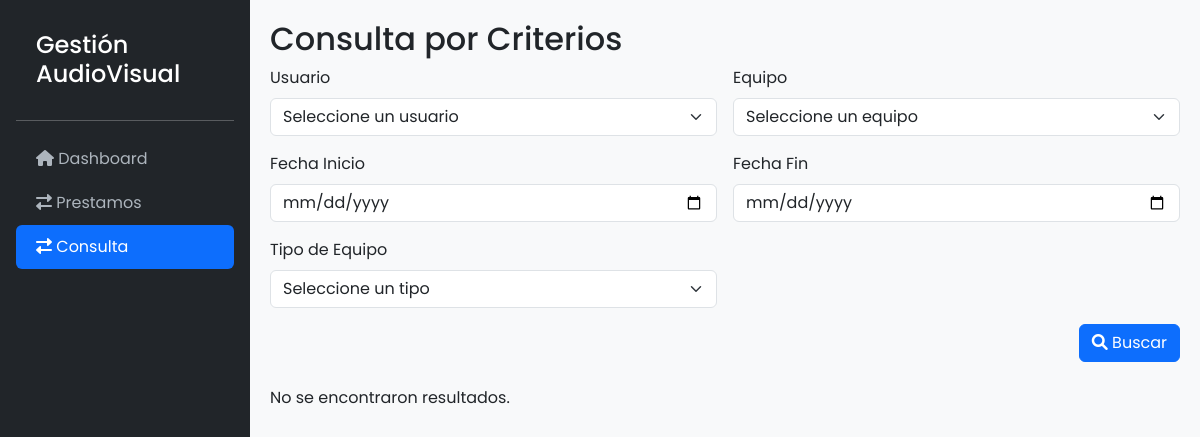
Page /consulta/ on the earlier database version.
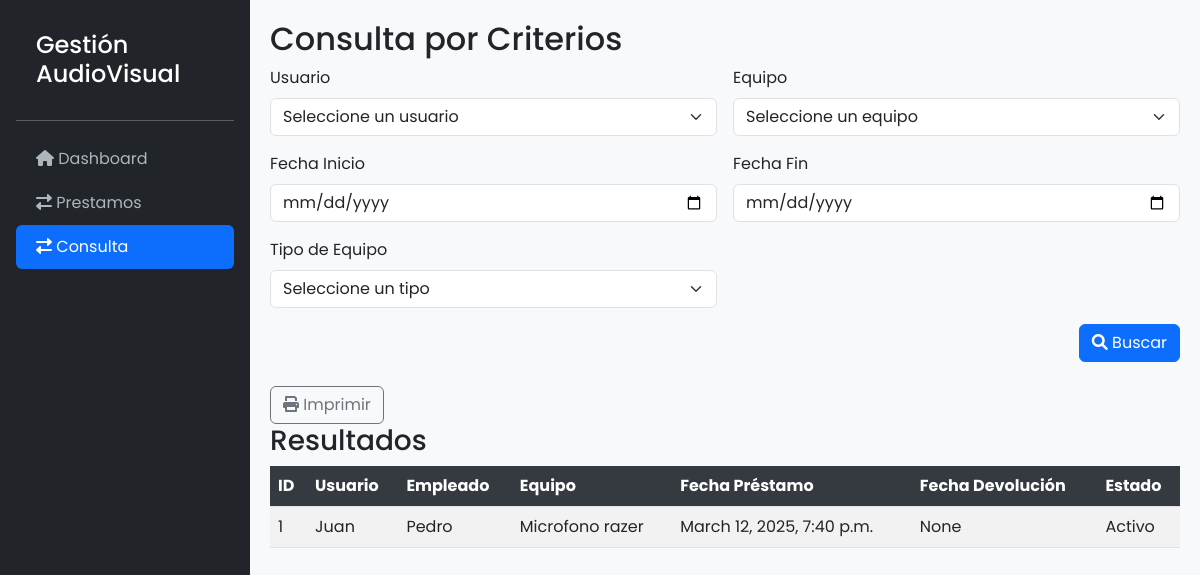
Same page on the later database version.
### GestionAudiovisualApp/models.py (models this page shows, shortened)
class Prestamo(models.Model):
    empleado            = models.ForeignKey(Empleado, on_delete=models.CASCADE)
    equipo              = models.ForeignKey(Equipo, on_delete=models.CASCADE)
    usuario             = models.ForeignKey(Usuario, on_delete=models.CASCADE)
    fecha_prestamo      = models.DateTimeField(null=True, blank=True)
    fecha_devolucion    = models.DateTimeField(null=True, blank=True)
    comentario          = models.TextField(null=True, blank=True)
    estado              = models.BooleanField(default=True)

class Usuario(AbstractBaseUser, PermissionsMixin):
    nombre = models.CharField(max_length=100, unique=True)
    cedula = models.CharField(max_length=11, unique=True)
    numero_carnet = models.CharField(max_length=20)
    tipo_usuario = models.CharField(max_length=50, choices=[('Profesor', 'Profesor'), ('Estudiante', 'Estudiante'), ('Empleado', 'Empleado')])
    tipo_persona = models.CharField(max_length=20, choices=[('Física', 'Física'), ('Jurídica', 'Jurídica')])
    estado = models.BooleanField(default=True)
    is_active = models.BooleanField(default=True)
    is_staff = models.BooleanField(default=False)
    groups = models.ManyToManyField(
        'auth.Group',
        related_name='custom_user_set',
        blank=True,
        help_text='The groups this user belongs to. A user will get all permissions granted to each of their groups.',
        verbose_name='groups',
    )
    user_permissions = models.ManyToManyField(
        'auth.Permission',
        related_name='custom_user_set',
        blank=True,
        help_text='Specific permissions for this user.',
        verbose_name='user permissions',
    )
    objects = UsuarioManager()
    USERNAME_FIELD = 'nombre'
    REQUIRED_FIELDS = ['cedula']
    def __str__(self):
        return self.nombre

class Empleado(models.Model):
    nombre          = models.CharField(max_length=100)
    cedula          = models.CharField(max_length=11)
    tanda_labor     = models.CharField(max_length=50, choices=[('Matutina', 'Matutina'), ('Vespertina', 'Vespertina'), ('Nocturna', 'Nocturna')])
    fecha_ingreso   = models.DateField(null=True, blank=True)
    estado          = models.BooleanField(default=True)
    def __str__(self):
        return self.nombre

class Equipo(models.Model):
    descripcion     = models.CharField(max_length=100)
    numero_serial   = models.CharField(max_length=50)
    service_tag     = models.CharField(max_length=50)
    tipo_equipo     = models.ForeignKey(TipoEquipo, on_delete=models.CASCADE)
    marca           = models.ForeignKey(Marca, on_delete=models.CASCADE)
    modelo          = models.ForeignKey(Modelo, on_delete=models.CASCADE)
    tecnologia_conexion = models.ForeignKey(TecnologiaConexion, on_delete=models.CASCADE)
    estado              = models.BooleanField(default=True)
    def __str__(self):
        return self.descripcion

### GestionAudiovisualApp/views.py (the view, shortened to what this page needs)
# urls.py: path('consulta/', consulta_criterios_view, name='consulta-criterios'),
def consulta_criterios_view(request):
    form = ConsultaCriteriosForm(request.GET or None)
    prestamos = Prestamo.objects.all()
    return render(request, 'prestamos/consulta_criterios.html', {'form': form, 'prestamos': prestamos})

### GestionAudiovisualApp/forms.py
class ConsultaCriteriosForm(forms.Form):
    usuario = forms.ModelChoiceField(queryset=Usuario.objects.filter(estado=True), required=False, label="Usuario")
    equipo = forms.ModelChoiceField(queryset=Equipo.objects.filter(estado=True), required=False, label="Equipo")
    fecha_inicio = forms.DateField(required=False, widget=forms.DateInput(attrs={'type': 'date'}), label="Fecha Inicio")
    fecha_fin = forms.DateField(required=False, widget=forms.DateInput(attrs={'type': 'date'}), label="Fecha Fin")
    tipo_equipo = forms.ModelChoiceField(queryset=TipoEquipo.objects.filter(estado=True), required=False, label="Tipo de Equipo")

### GestionAudiovisualApp/models.py (called while the page is built)
    def __str__(self):
        return self.descripcion

### GestionAudiovisualApp/templates/prestamos/consulta_criterios.html (shortened to what this page needs)
{% extends 'base.html' %}
{% block content %}
<h2>Consulta por Criterios</h2>
<form method="GET" class="mb-4">
    <div class="row g-3">
        <div class="col-md-6">
            <label for="usuario" class="form-label">Usuario</label>
            <select id="usuario" name="usuario" class="form-select">
                <option value="">Seleccione un usuario</option>
            </select>
        </div>
        <div class="col-md-6">
            <label for="equipo" class="form-label">Equipo</label>
            <select id="equipo" name="equipo" class="form-select">
                <option value="">Seleccione un equipo</option>
            </select>
        </div>
        <div class="col-md-6">
            <label for="fecha_inicio" class="form-label">Fecha Inicio</label>
            <input type="date" id="fecha_inicio" name="fecha_inicio" class="form-control" value="{{ request.GET.fecha_inicio }}">
        </div>
        <div class="col-md-6">
            <label for="fecha_fin" class="form-label">Fecha Fin</label>
            <input type="date" id="fecha_fin" name="fecha_fin" class="form-control" value="{{ request.GET.fecha_fin }}">
        </div>
        <div class="col-md-6">
            <label for="tipo_equipo" class="form-label">Tipo de Equipo</label>
            <select id="tipo_equipo" name="tipo_equipo" class="form-select">
                <option value="">Seleccione un tipo</option>
            </select>
        </div>
        <div class="col-md-12 text-end">
            <button type="submit" class="btn btn-primary">
                <i class="fas fa-search"></i> Buscar
            </button>
        </div>
    </div>
</form>
{% if prestamos %}
<a href="{% url 'consulta-imprimir' %}?{{ request.GET.urlencode }}" target="_blank" class="btn btn-outline-secondary">
    <i class="fas fa-print"></i> Imprimir
</a>
    <h3>Resultados</h3>
    <table class="table table-striped">
        <thead>
            <tr>
                <th>ID</th>
                <th>Usuario</th>
                <th>Empleado</th>
                <th>Equipo</th>
                <th>Fecha Préstamo</th>
                <th>Fecha Devolución</th>
                <th>Estado</th>
            </tr>
        </thead>
        <tbody>
            {% for prestamo in prestamos %}
                <tr>
                    <td>{{ prestamo.id }}</td>
                    <td>{{ prestamo.usuario }}</td>
                    <td>{{ prestamo.empleado }}</td>
                    <td>{{ prestamo.equipo }}</td>
                    <td>{{ prestamo.fecha_prestamo }}</td>
                    <td>{{ prestamo.fecha_devolucion }}</td>
                    <td>{{ prestamo.estado|yesno:"Activo,Inactivo" }}</td>
                </tr>
            {% endfor %}
        </tbody>
    </table>
{% else %}
    <p>No se encontraron resultados.</p>
{% endif %}
{% endblock %}

Differences in the rows shown:
added Prestamo: id "1", usuario "Juan", empleado "Pedro", equipo "Microfono razer", fecha_prestamo "March 12, 2025, 7:40 p.m.", fecha_devolucion "None", estado "Activo"
Other differences:
text no longer shown: "No se encontraron resultados."
text now shown: "Imprimir Resultados ID Usuario Empleado Equipo Fecha Préstamo Fecha Devolución Estado"
